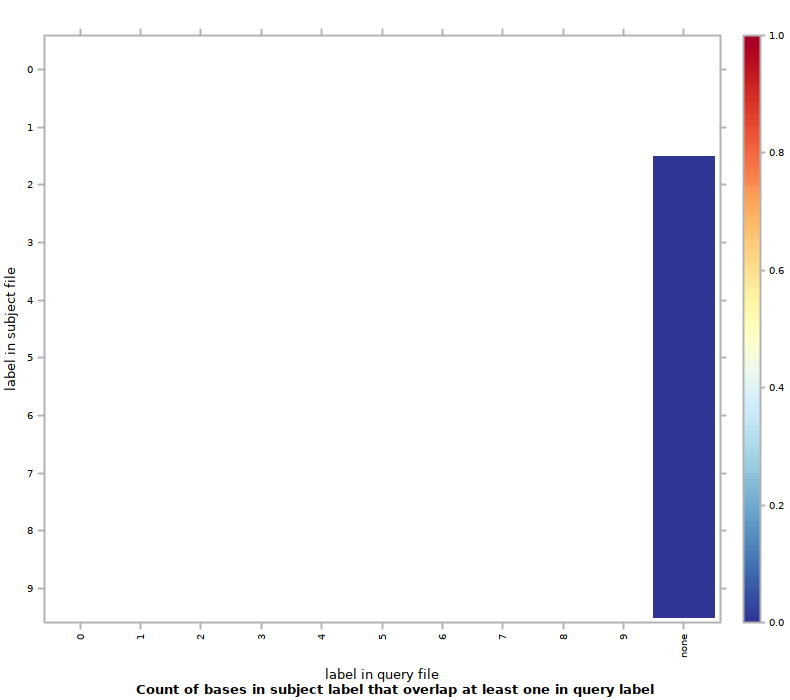

This chart was generated by the following R code:
#!/usr/bin/env Rscript
## transcript produced by Segtools 1.1.14

segtools.r.dirname <-
  system2("python",
          c("-c", "'import segtools; print segtools.get_r_dirname()'"),
          stdout = TRUE)

source(file.path(segtools.r.dirname, 'common.R'))
source(file.path(segtools.r.dirname, 'overlap.R'))
save.overlap.performance('./K5ex50bp100bp/overlap-direct', 'overlap.performance', './K5ex50bp100bp/overlap-direct/overlap.tab', row.normalize = 'FALSE', mnemonic_file = '', clobber = FALSE, col_mnemonic_file = '')
save.overlap.heatmap('./K5ex50bp100bp/overlap-direct', 'overlap', './K5ex50bp100bp/overlap-direct/overlap.tab', clobber = FALSE, col_mnemonic_file = '', cluster = FALSE, max_contrast = FALSE, row.normalize = 'FALSE', mnemonic_file = '')
